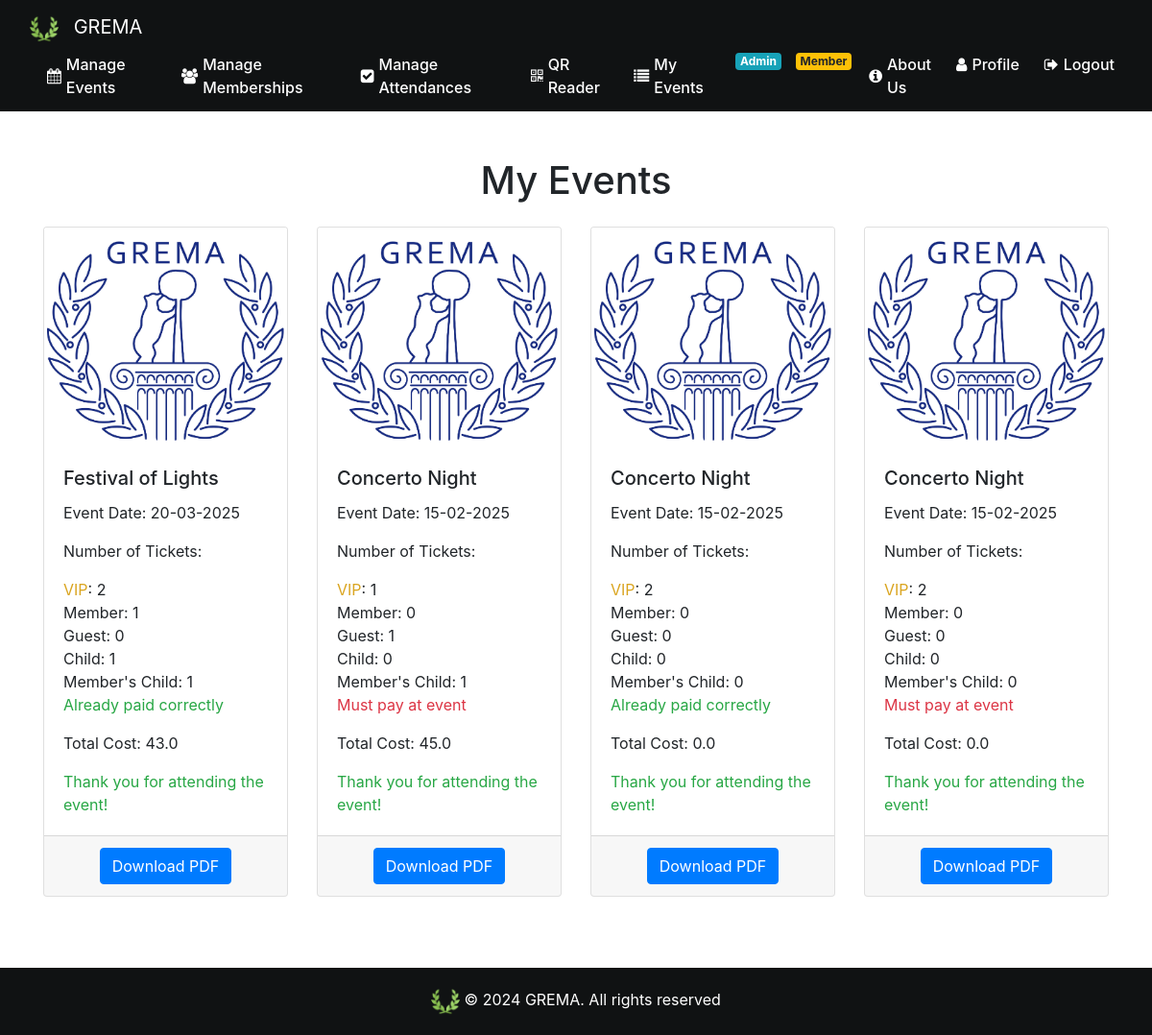
The page /my_events (signed in) on the database as committed earlier.
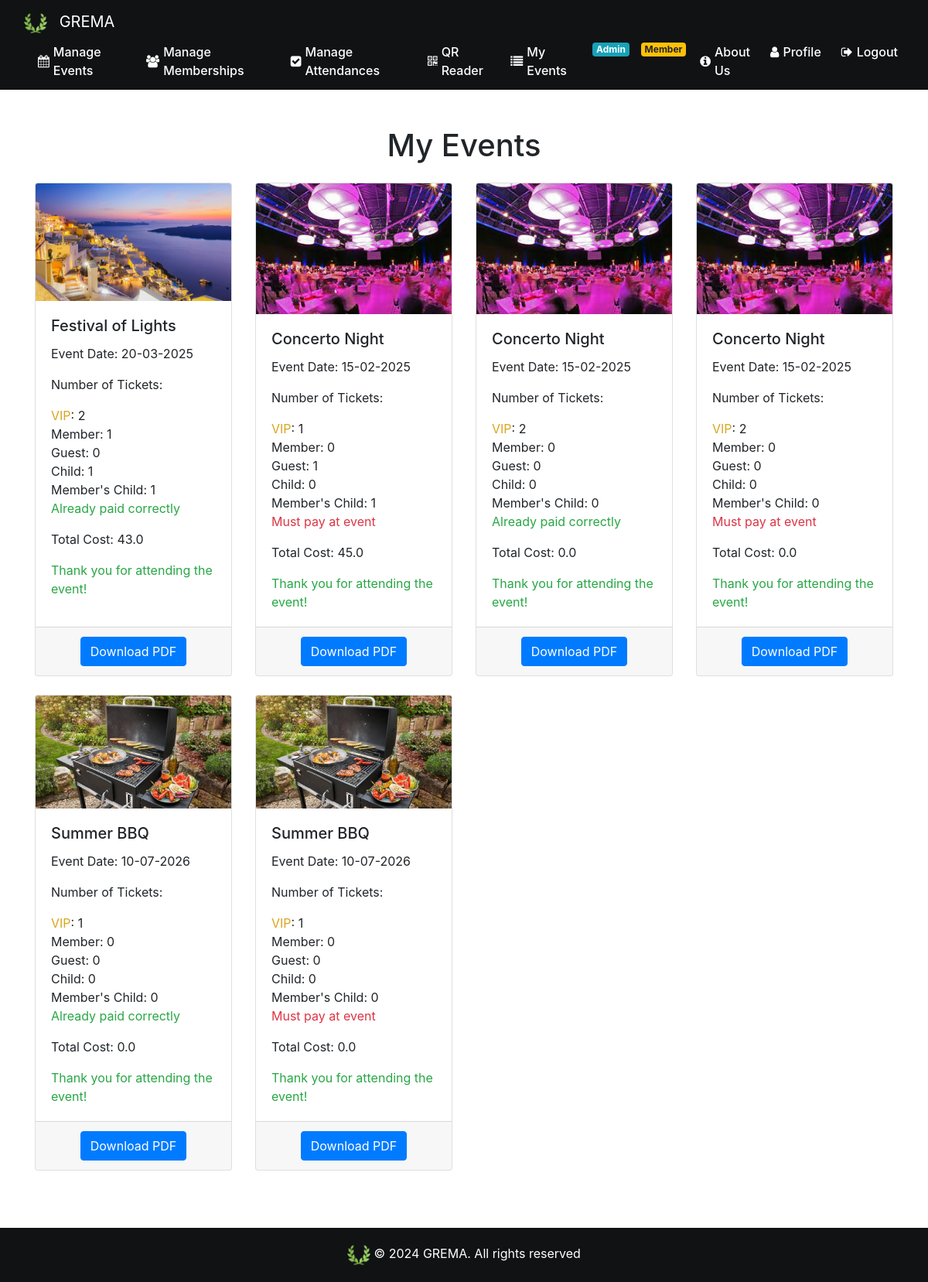
The same page on the database as committed later.
### website/models.py (models this page shows)
class Event(db.Model):
    id = db.Column(db.Integer, primary_key=True)
    name= db.Column(db.String(80))
    date = db.Column(db.DateTime(timezone=True), default=func.current_date())
    max_guest_num = db.Column(db.Integer)
    member_price=db.Column(db.Float)
    member_child_price=db.Column(db.Float)
    guest_price=db.Column(db.Float)
    child_price=db.Column(db.Float)
    is_family_friendly=db.Column(db.Boolean)
    img_url=db.Column(db.String(300))
    description=db.Column(db.String(800))
    admin_id = db.Column(db.Integer, db.ForeignKey('admin.id'))

class Event_Attendance(db.Model):
    id = db.Column(db.Integer, primary_key=True)
    event_id = db.Column(db.Integer, db.ForeignKey('event.id'))
    user_id = db.Column(db.Integer, db.ForeignKey('user.id'))
    date = db.Column(db.DateTime(timezone=True), default=func.current_date())
    number_guest_tickets = db.Column(db.Integer)
    number_child_tickets = db.Column(db.Integer)
    number_member_tickets = db.Column(db.Integer)
    number_memberchild_tickets = db.Column(db.Integer)
    vip_admin_tickets= db.Column(db.Integer)
    guests_names = db.Column(db.String(300))
    cash_payment_in_event=db.Column(db.Boolean)
    total_price= db.Column(db.Float)

### website/views.py (the view)
@views.route('/my_events', methods=['GET', 'POST'])
@login_required
def my_events():
    user_attendances = Event_Attendance.query.filter_by(user_id=current_user.id).all()
    events = [Event.query.get(attendance.event_id) for attendance in user_attendances]
    now = datetime.now()
    return render_template('my_events.html', user_attendances=user_attendances, events=events, user=current_user,now=now)

### website/views.py (called while the page is built)
@views.context_processor
def inject_membership():
    if current_user.is_authenticated:
        is_member = Fee.query.filter_by(user_fee=current_user.id, payed=True).first() is not None
    else:
        is_member = False
    return dict(is_member=is_member)

### website/templates/my_events.html (shortened to what this page needs)
{% extends "base.html" %}
{% block content %}
<br><br>
<div class="container">
    <h1 class="text-center mb-4">My Events</h1>
    {% if user_attendances|length == 0 %}
    <p class="text-center text-muted mb-4">You haven't signed up for any events yet.</p>
    {% else %}
    <div class="row row-cols-1 row-cols-md-4">
        {% for i in range(user_attendances|length) %}
        <div class="col mb-4">
            <div class="card h-100 div-hover">
                {% if events[i].img_url %}
                <img src="{{ events[i].img_url }}" class="card-img-top" alt="{{ events[i].name }}">
                {% else %}
                <img src="{{ url_for('static', filename='images/gremaLogo.png') }}" class="card-img-top"
                    alt="{{ events[i].name }}">
                {% endif %}
                <div class="card-body">
                    <h5 class="card-title">{{ events[i].name }}</h5>
                    <p class="card-text">Event Date: {{ events[i].date.strftime('%d-%m-%Y') }}</p>
                    <p class="card-text">Number of Tickets:</p>
                    <ul class="list-unstyled">
                        {% if user.is_admin %}
                        <li><span style="color:goldenrod">VIP</span>: {{ user_attendances[i].vip_admin_tickets }}</li>
                        {%endif%}
                        <li>Member: {{ user_attendances[i].number_member_tickets }}</li>
                        <li>Guest: {{ user_attendances[i].number_guest_tickets }}</li>
                        <li>Child: {{ user_attendances[i].number_child_tickets }}</li>
                        <li>Member's Child: {{ user_attendances[i].number_memberchild_tickets }}</li>
                        {%if user_attendances[i].cash_payment_in_event %}
                        <li><span class="text-danger">Must pay at event</span></li>
                        {%else%}
                        <li><span class="text-success">Already paid correctly</span></li>
                        {% endif%}
                    </ul>
                    <p class="card-text">Total Cost: {{ user_attendances[i].total_price }}</p>
                    {% if events[i].date < now %} <p class="card-text text-success mb-0">Thank you for attending the
                        event!</p>
                        {% else %}
                        <p class="card-text text-primary mb-0">See you there!</p>
                        {% endif %}
                </div>
                <div class="card-footer text-center">
                    <form action="{{ url_for('views.download_event_pdf', event_id=events[i].id) }}" method="post">
                        <button type="submit" class="btn btn-primary">Download PDF</button>
                    </form>
                </div>
            </div>
        </div>
        {% endfor %}
    </div>
    {% endif %}
</div>
{% endblock %}

### website/templates/base.html (shortened to what this page needs)
<!DOCTYPE html>
<html lang="en">
<head>
  <link rel="stylesheet" href="/static/base.css">
  <link href="https://cdn.jsdelivr.net/npm/bootstrap@5.3.0/dist/css/bootstrap.min.css" rel="stylesheet">
  <link rel="stylesheet" href="https://stackpath.bootstrapcdn.com/bootstrap/4.4.1/css/bootstrap.min.css"
 />
  <link rel="stylesheet" href="https://stackpath.bootstrapcdn.com/font-awesome/4.7.0/css/font-awesome.min.css"
 />
</head>
<body>
  <nav class="navbar navbar-expand-md navbar-dark sticky-top navbar-custom">
    <div class="container-wide">
      <a class="navbar-brand" href="/"><img src="{{ url_for('static', filename='images/greek_laurel.png') }}"
          alt="GREMA"> GREMA</a>
      <div class="collapse navbar-collapse" id="navbar">
        <ul class="navbar-nav">
          {% if user.is_authenticated %}
          {% if user.is_admin %}
          <li class="nav-item">
            <a class="nav-link" href="/"><i class="fa fa-calendar" aria-hidden="true"></i> Manage Events</a>
          </li>
          <li class="nav-item">
            <a class="nav-link" href="/manage_memberships"><i class="fa fa-users" aria-hidden="true"></i> Manage
              Memberships</a>
          </li>
          <li class="nav-item">
            <a class="nav-link" href="/manage_event_attendances"><i class="fa fa-check-square" aria-hidden="true"></i>
              Manage Attendances</a>
          </li>
          <li class="nav-item">
            <a class="nav-link" href="/qr_reader"><i class="fa fa-qrcode" aria-hidden="true"></i> QR Reader</a>
          </li>
          {% else %}
          <li class="nav-item">
            <a class="nav-link" href="/"><i class="fa fa-calendar" aria-hidden="true"></i> Incoming Events</a>
          </li>
          {% endif %}
          <li class="nav-item">
            <a class="nav-link" href="/my_events"><i class="fa fa-list" aria-hidden="true"></i> My Events</a>
          </li>
          {% endif %}
        </ul>
        {% if user.is_authenticated %}
        <ul class="navbar-nav ml-auto">
          {% if user.is_admin %}
          <li class="nav-item">
            <span class="badge badge-info">Admin</span>
          </li>
          {% endif %}
          {% if not is_member %}
          <li class="nav-item">
            <a class="btn btn-warning nav-link rounded-pill font-weight-bold" id="becomeMember" href="/become_member"><i
                class="fa fa-star" aria-hidden="true"></i> Become Member!</a>
          </li>
          {% else %}
          <li class="nav-item">
            <span class="badge badge-warning">Member</span>
          </li>
          {% endif %}
          <li class="nav-item">
            <a class="nav-link" href="/about_us"><i class="fa fa-info-circle" aria-hidden="true"></i> About Us</a>
          </li>
          <li class="nav-item">
            <a class="nav-link" href="/profile"><i class="fa fa-user" aria-hidden="true"></i> Profile</a>
          </li>
          <li class="nav-item">
            <a class="nav-link" href="/logout"><i class="fa fa-sign-out" aria-hidden="true"></i> Logout</a>
          </li>
        </ul>
        {% endif %}
      </div>
    </div>
  </nav>
  <div class="w-100">{% block content %}{% endblock %}</div>
  <br><br><br><br><br>
  <footer class="footer mt-auto py-3">
    <div class="container text-center">
      <img src="/static/images/greek_laurel.png" alt="Laurel" style="max-height: 30px;" />
      <span>&copy; 2024 GREMA. All rights reserved
    </div>
  </footer>
</body>
</html>

### website/static/base.css (style rules this page uses)
html { position: relative; min-height: 100%; }
body { margin-bottom: 100px; margin: 0; padding: 0; }
.footer { position: absolute; bottom: 0; width: 100%; height: 70px; background-color: #141618; display: flex; align-items: center; justify-content: space-between; padding: 0 30px; box-sizing: border-box; }
.footer img { max-height: 35px; max-width: 100%; vertical-align: middle; align-items: center; }
.navbar-custom { background-color: #101213; padding: 10px 0; }
.navbar-brand { display: flex; align-items: center; }
.navbar-brand img { max-height: 30px; margin-right: 10px; }
.navbar-nav .nav-item { margin-left: 10px; }
.navbar-nav .nav-link { color: #ffffff !important; font-weight: 500; display: flex; align-items: center; padding: 5px 10px; }
.navbar-nav .nav-link .fa { margin-right: 5px; }
.navbar-collapse { justify-content: space-between; }
.navbar-nav.ml-auto { margin-left: auto !important; }
.container-wide { max-width: 1340px; width: 100%; padding-left: 15px; padding-right: 15px; margin-left: auto; margin-right: auto; }
.badge { margin-left: 5px; padding: 5px 10px; font-size: 90%; }
.footer { background-color: #101213; color: white; padding: 20px 0; }
.footer img { max-height: 30px; }

Rows that differ between the two databases and show on the page:
changed Event "Festival of Lights": img_url: picture added; img_url empty → "/static/images/santorini2.jpg" (drawn)
changed Event "Concerto Night": img_url: picture added; img_url empty → "/static/images/eventoEjemplo.jpeg" (drawn)
now on this page (row edited): Event: img_url (picture), name "Summer BBQ" "Summer BBQ", date "10-07-2026" "10-07-2026"
added Event_Attendance: vip_admin_tickets "1", number_member_tickets "0", number_guest_tickets "0", number_child_tickets "0", number_memberchild_tickets "0", total_price "0.0"
added Event_Attendance: vip_admin_tickets "1", number_member_tickets "0", number_guest_tickets "0", number_child_tickets "0", number_memberchild_tickets "0", total_price "0.0"
Other text that changed with them:
new list line: "Event Date: Number of Tickets: VIP : Member: Guest: Child: Member's Child: Already paid correctly Total Cost: Thank you for attending the event! Download PDF"
new list line: "Event Date: Number of Tickets: VIP : Member: Guest: Child: Member's Child: Must pay at event Total Cost: Thank you for attending the event! Download PDF"
